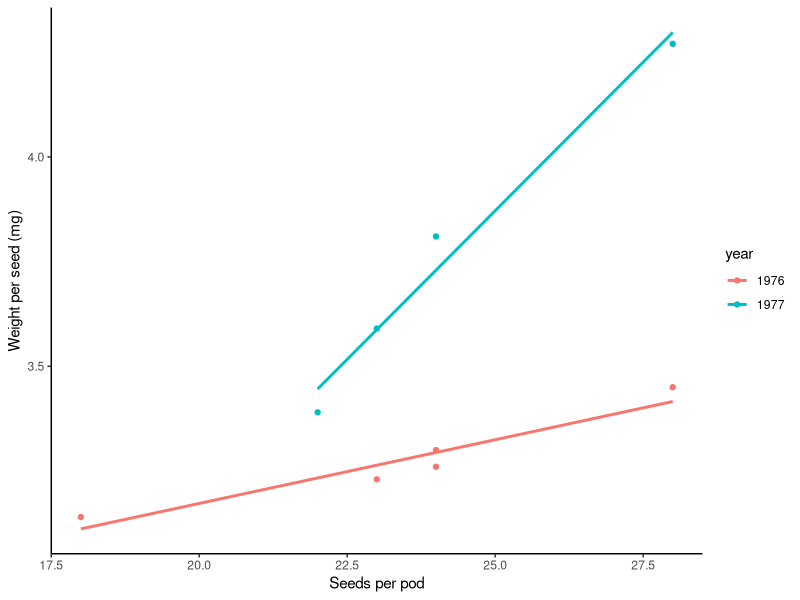

The R source for this figure: (Note: this script raises an error after producing the figure.)
library(ggplot2)
theme_set(theme_classic())

#Data from Clarke 1979
clarke1 <- data.frame(seeds=c(24,28,24,23,18),weight=c(3.3,3.45,3.26,3.23,3.14),year='1976')
clarke2 <- data.frame(seeds=c(28,24,23,22),weight=c(4.27,3.81,3.59,3.39),year='1977')
clarke <- rbind(clarke1,clarke2)
rm(clarke1,clarke2)
ggplot(clarke,aes(seeds,weight,col=year))+geom_point()+
  labs(x='Seeds per pod',y='Weight per seed (mg)')+
  geom_smooth(method='lm',se=F)

#Data from Angadi et al 2003
angadi <- data.frame(seeds=c(22.3,23.0,23.2,24.1,25.4,24.8,23.9,22.9),weight=c(2.7,2.95,3.06,2.89,3.08,3.07,3.13,3.05),year='1999')
angadi2 <- data.frame(seeds=c(22.4,23.7,24.7,25.8,21.8,16.0,25.1),weight=c(3.37,2.88,3.03,3.06,2.91,3.58,3.41),year='2000')
angadi3 <- data.frame(seeds=c(23.1,20.1,23.6,23.5,20.1,19.8,21.3,19.8),weight=c(3.04,2.77,2.75,3,2.71,2.96,3.08,2.87),year='2001')
angadi <- rbind(angadi,angadi2,angadi3)
rm(angadi,angadi2,angadi3)

ggplot(angadi,aes(seeds,weight,col=year))+geom_point()




